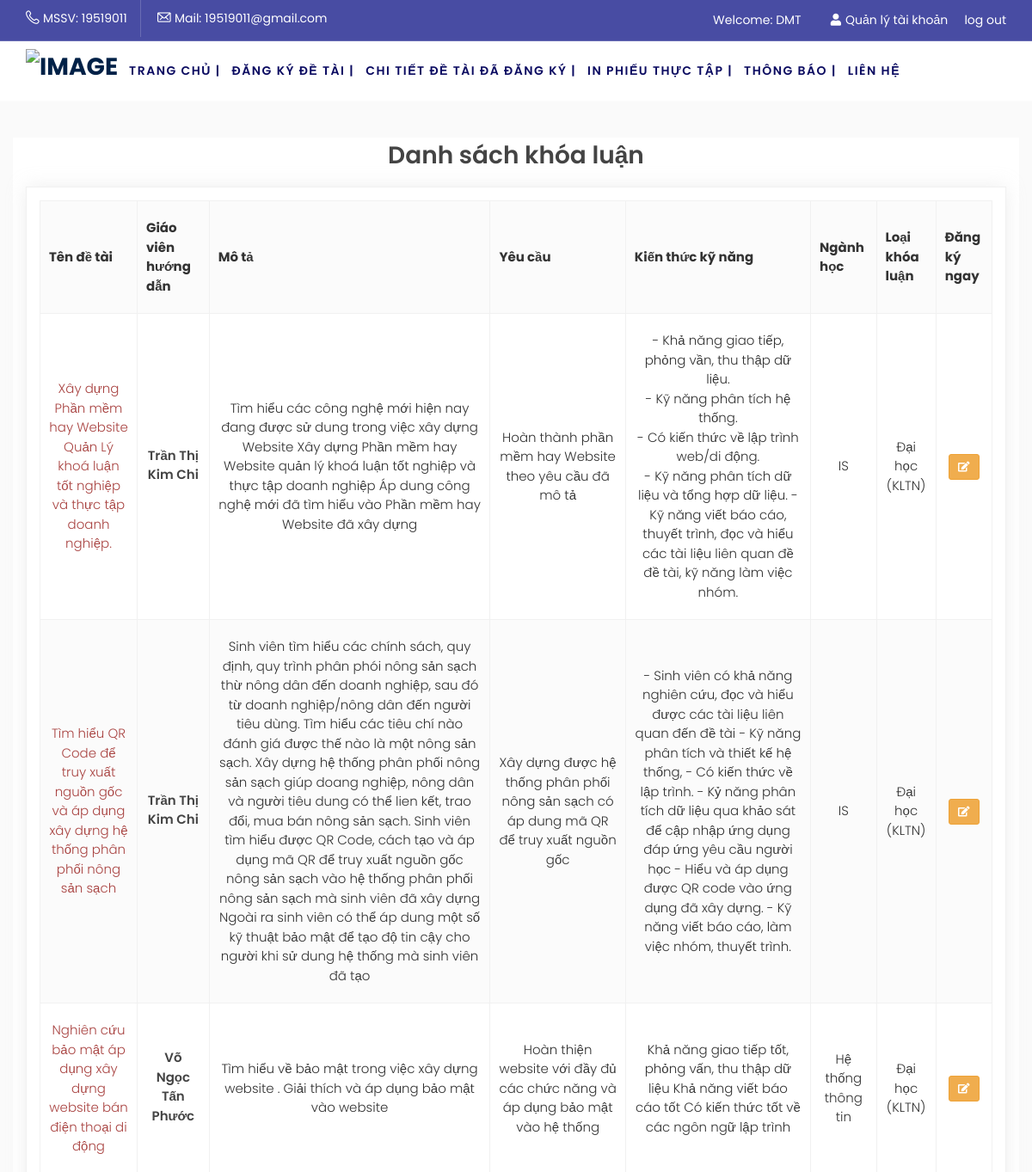
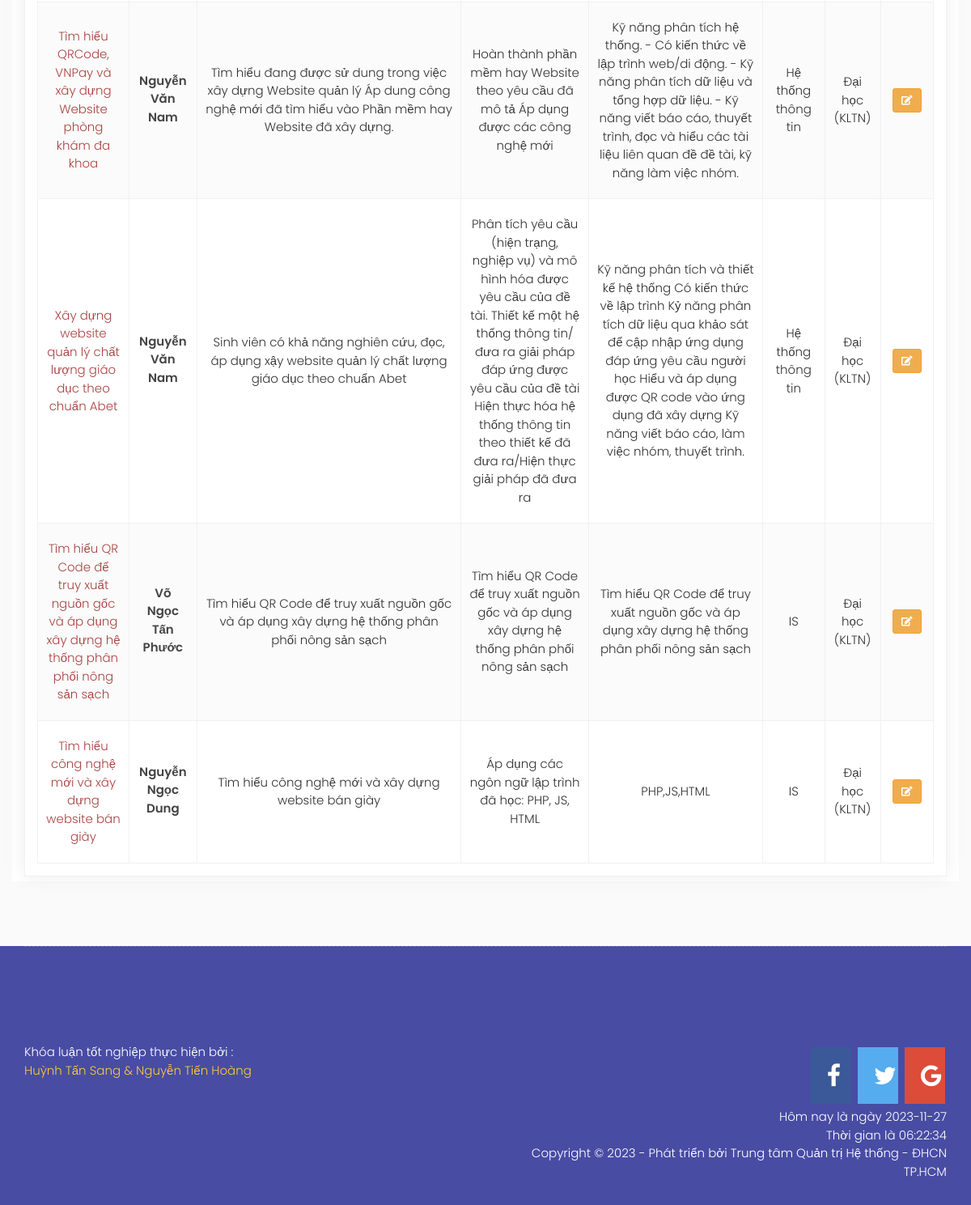
Page /index.php?option=registertopic (signed in) on the committed database (2 pictures, top to bottom).
### tables this page shows
CREATE TABLE `thesistopic` (
  `ID` int(11) NOT NULL,
  `Name` varchar(1000) DEFAULT NULL,
  `Instructors` varchar(200) DEFAULT NULL,
  `InstructorsID` int(11) DEFAULT NULL,
  `Subject` varchar(220) DEFAULT NULL,
  `SubjectID` int(11) DEFAULT NULL,
  `ThesisTopicType` varchar(220) DEFAULT NULL,
  `Description` varchar(1000) DEFAULT NULL,
  `Requirement` varchar(1000) NOT NULL,
  `SkillKnowledge` varchar(1000) NOT NULL,
  `ThesisTopicTypeID` int(11) DEFAULT NULL,
  `Status` int(11) DEFAULT NULL,
  `SupervisingTeacher` varchar(220) DEFAULT NULL,
  `SupervisingTeacherID` int(11) DEFAULT NULL
);

### system/load.php (called while the page is built, shortened)
<?php
function loadComponent($page=true)
{
	$pathView='views/';
	if($page==true)
	{
		$pathView.='pages/';
		if(isset($_REQUEST['option']))
		{
			$pathView.=$_REQUEST['option'];
			if($_REQUEST['option']=='cart')
			{
				if(isset($_REQUEST['cat']))
				{
					$pathView.='-'.$_REQUEST['cat'].'.php';
				}
				else
				{
					$pathView.='.php';
				}
			}
			else
			{
				if(isset($_REQUEST['id']))
				{
					$pathView.='-detail.php';
				}
				else
				{
					if(isset($_REQUEST['cat']))
					{
						$pathView.='-category.php';
					}
					else
					{
						$pathView.='.php';
					}
				}
			}
		}
		else
		{
			$pathView.='home.php';
		}
	}
	require_once($pathView);
}
function loadModel($name)
{
	$model = ucfirst(strtolower($name));
	$pathView ='models/'.$model.'.php';
	return new $model;
}
?>

### index.php (called while the page is built, shortened)
<?php
require_once('system/Database.php');
require_once('system/load.php');
loadComponent();
 ?>

### system/Database.php (called while the page is built, shortened)
<?php
 class Database extends config
 {
 	function __construct()
 	{
 		$this->conn = mysqli_connect($this->DB_SERVER,$this->DB_USERNAME,$this->DB_PASSWORD,$this->DB_NAME);
 		mysqli_set_charset($this->conn,"utf8");
 	}
 	function TableName($name)
 	{
 		return $this->dbprefix.$name;
 	}
 	function QueryAll($sql)
 	{
 		$result=mysqli_query($this->conn, $sql);
 		$a=array();
 		while($row=mysqli_fetch_assoc($result))
 		{
 			$a[]=$row;
 		}
 		return $a;
 	}
 }
  ?>

### models/U_thesistopic.php (called while the page is built, shortened)
<?php
class u_thesistopic extends Database
{
	function __construct()
	{
		$this->table = $this->tablename('thesistopic');
	}
	function thesistopic_list($page='index')
	{
		if($page=='index')
		{
			$sql="SELECT * FROM $this->table WHERE ID != 0 AND Status = 1 AND ThesisTopicTypeID = 1 ORDER BY ID ASC";
		}
		else
		{
			$sql="SELECT * FROM $this->table WHERE Status = 2 AND ThesisTopicTypeID = 1";
		}
		return $this->QueryAll($sql);
	}
}
?>

### views/pages/registertopic.php (the view, shortened to what this page needs)
<?php
require_once('views/header.php');
require_once ('system/load.php');
require_once ('system/Database.php');
$category = loadModel('u_thesistopic');
$list=$category->thesistopic_list();
?>
<section class="flight-destinations">
	<div class="container bg-white">
		<div class="row">
			<div class="account-info-wrapper">
				<h2 style="text-align:center;">Danh sách khóa luận</h2>
			</div>
			<div class="col-md-12 col-sm-12">
				<div class="flight-table">
					<table>
						<thead>
							<tr>
								<th>Tên đề tài</th>
								<th>Giáo viên hướng dẫn</th>
								<th>Mô tả</th>
								<th>Yêu cầu</th>
								<th>Kiến thức kỹ năng</th>
								<th>Ngành học</th>
								<th>Loại khóa luận</th>
								<th>Đăng ký ngay</th>
							</tr>
						</thead>
						<tbody>
							<?php foreach($list as $row):?>
								<?php $id=$row['ID']; ?>
								<tr>
									<td class="text-center text-danger"><?php echo $row['Name']  ?></td>
									<td class="text-center"><h6><?php echo $row['Instructors']  ?></td>
										<td class="text-center"><?php echo $row['Description']  ?></td>
										<td class="text-center"><?php echo $row['Requirement']  ?></td>
										<td class="text-center"><?php echo $row['SkillKnowledge']  ?></td>
										<td class="text-center"><?php echo $row['Subject']  ?></td>
										<td class="text-center"><?php echo substr($row['ThesisTopicType'],0,30); ?></td></td>
										<td class="text-center">
											<a class="btn btn-sm btn-warning" href="index.php?option=thesistopic&cat=update&id=<?php echo $id; ?>" > <i class="text-white fas fa-edit"></i> </a>
										</td>
									</tr>
								<?php endforeach; ?>
							</tbody>
						</table>
					</div>
				</div>
			</div>
		</div>
	</section>
	<?php require_once('views/footer.php');  ?>

### public/Client/css/flight.css (style rules this page uses)
* { margin: 0; padding: 0; border: 0; outline: 0; font-size: 100%; background: transparent; box-sizing: border-box; }
header, nav, section, article, aside, footer { display: block; }
* { margin: 0; padding: 0; }
body { margin: 0; padding: 0; font-size: 15px; background:#fff; font-family: 'Poppins', sans-serif; line-height: 1.5; color: #333; font-weight: 300; }
h1,h2,h3,h4,h5,h6 { font-weight: 600; margin-bottom: 15px; color: #444444; margin-top: 0; line-height: 1.5; font-family: 'Poppins', sans-serif; }
h2 { font-size: 28px; }
h6 { font-size: 14px; }
a { color: #002147; transition: all ease-in-out 0.3s; }
section { padding: 80px 0 0px; }
table { border-collapse: collapse; width: 100%; }
thead { background: #fbfbfb; }
td, th { border: 1px solid #f1f1f1; text-align: left; padding:15px 10px; }
tr:nth-child(even) { background-color: #fbfbfb; }
.bg-white { background: #fff!important; }
section.flight-destinations { padding-bottom: 80px; }
.flight-table, .flight-head { border: 1px solid #f1f1f1; box-shadow: 0px 0px 20px #cccccc57; margin-bottom: 30px; padding: 15px; display: inline-block; width: 100%; }
.flight-table:last-child { margin: 0; }
.flight-table td, .flight-table th { padding: 20px 10px; }
.flight-table h6 { margin-bottom: 3px; }

### public/Client/css/cssNganLuong.css (style rules this page uses)
h5, h6 { font-size: 1em; }

### rows in the picture
thesistopic: Name "Xây dựng Phần mềm hay Website Quản Lý khoá luận tốt nghiệp và thực tập doanh nghiệp.", Instructors "Trần Thị Kim Chi", Description "Tìm hiểu các công nghệ mới hiện nay đang được sử dung trong việc xây dựng Website Xây dựng Phần mềm hay Website quản lý khoá luận tốt nghiệp và thực tập doanh nghiệp Áp dung công nghệ mới đã tìm hiểu vào Phần mềm hay Website đã xây dựng", Requirement "Hoàn thành phần mềm hay Website theo yêu cầu đã mô tả", SkillKnowledge "- Khả năng giao tiếp, phỏng vần, thu thập dữ liệu. - Kỹ năng phân tích hệ thống. - Có kiến thức về lập trình web/di động. - Kỹ năng phân tích dữ liệu và tổng hợp dữ liệu. - Kỹ năng viết báo cáo, thuyết trình, đọc và hiểu các tài liệu liên quan đề đề tài, kỹ năng làm việc nhóm.", Subject "IS", ThesisTopicType "Đại học (KLTN)"
thesistopic: Name "Tìm hiểu QR Code để truy xuất nguồn gốc và áp dụng xây dựng hệ thống phân phối nông sản sạch", Instructors "Trần Thị Kim Chi", Description "Sinh viên tìm hiểu các chính sách, quy định, quy trình phân phói nông sản sạch thừ nông dân đến doanh nghiệp, sau đó từ doanh nghiệp/nông dân đến người tiêu dùng. Tìm hiểu các tiêu chí nào đánh giá được thế nào là một nông sản sạch. Xây dựng hệ thống phân phối nông sản sạch giúp doang nghiệp, nông dân và người tiêu dung có thể lien kết, trao đổi, mua bán nông sản sạch. Sinh viên tìm hiểu được QR Code, cách tạo và áp dụng mã QR để truy xuất nguồn gốc nông sản sạch vào hệ thống phân phối nông sản sạch mà sinh viên đã xây dựng Ngoài ra sinh viên có thể áp dung một số kỹ thuật bảo mật để tạo độ tin cậy cho người khi sử dung hệ thống mà sinh viên đã tạo", Requirement "Xây dựng được hệ thống phân phối nông sản sạch có áp dung mã QR để truy xuất nguồn gốc", SkillKnowledge "- Sinh viên có khả năng nghiên cứu, đọc và hiểu được các tài liệu liên quan đến đề tài - Kỹ năng phân tích và thiết kế hệ thống, - Có kiến thức về lập trình. - Kỷ năng phân tích dữ liệu qua khảo sát để cập nhập ứng dụng đáp ứng yêu cầu người học - Hiểu và áp dụng được QR code vào ứng dụng đã xây dựng. - Kỹ năng viết báo cáo, làm việc nhóm, thuyết trình.", Subject "IS", ThesisTopicType "Đại học (KLTN)"
thesistopic: Name "Nghiên cứu bảo mật áp dụng xây dựng website bán điện thoại di động", Instructors "Võ Ngọc Tấn Phước", Description "Tìm hiểu về bảo mật trong việc xây dựng website . Giải thích và áp dụng bảo mật vào website", Requirement "Hoàn thiện website với đầy đủ các chức năng và áp dụng bảo mật vào hệ thống", SkillKnowledge "Khả năng giao tiếp tốt, phỏng vấn, thu thập dữ liệu Khả năng viết báo cáo tốt Có kiến thức tốt về các ngôn ngữ lập trình", Subject "Hệ thống thông tin", ThesisTopicType "Đại học (KLTN)"
thesistopic: Name "Tìm hiểu QRCode, VNPay và xây dựng Website phòng khám đa khoa", Instructors "Nguyễn Văn Nam", Description "Tìm hiểu đang được sử dung trong việc xây dựng Website quản lý Áp dung công nghệ mới đã tìm hiểu vào Phần mềm hay Website đã xây dựng.", Requirement "Hoàn thành phần mềm hay Website theo yêu cầu đã mô tả Áp dụng được các công nghệ mới", SkillKnowledge "Kỹ năng phân tích hệ thống. - Có kiến thức về lập trình web/di động. - Kỹ năng phân tích dữ liệu và tổng hợp dữ liệu. - Kỹ năng viết báo cáo, thuyết trình, đọc và hiểu các tài liệu liên quan đề đề tài, kỹ năng làm việc nhóm.", Subject "Hệ thống thông tin", ThesisTopicType "Đại học (KLTN)"
thesistopic: Name "Xây dựng website quản lý chất lượng giáo dục theo chuẩn Abet", Instructors "Nguyễn Văn Nam", Description "Sinh viên có khả năng nghiên cứu, đọc, áp dụng xậy website quản lý chất lượng giáo dục theo chuẩn Abet", Requirement "Phân tích yêu cầu (hiện trạng, nghiệp vụ) và mô hình hóa được yêu cầu của đề tài. Thiết kế một hệ thống thông tin/đưa ra giải pháp đáp ứng được yêu cầu của đề tài Hiện thực hóa hệ thống thông tin theo thiết kế đã đưa ra/Hiện thực giải pháp đã đưa ra", SkillKnowledge "Kỹ năng phân tích và thiết kế hệ thống Có kiến thức về lập trình Kỷ năng phân tích dữ liệu qua khảo sát để cập nhập ứng dụng đáp ứng yêu cầu người học Hiểu và áp dụng được QR code vào ứng dụng đã xây dựng Kỹ năng viết báo cáo, làm việc nhóm, thuyết trình.", Subject "Hệ thống thông tin", ThesisTopicType "Đại học (KLTN)"
thesistopic: Name "Tìm hiểu QR Code để truy xuất nguồn gốc và áp dụng xây dựng hệ thống phân phối nông sản sạch", Instructors "Võ Ngọc Tấn Phước", Description "Tìm hiểu QR Code để truy xuất nguồn gốc và áp dụng xây dựng hệ thống phân phối nông sản sạch", Requirement "Tìm hiểu QR Code để truy xuất nguồn gốc và áp dụng xây dựng hệ thống phân phối nông sản sạch", SkillKnowledge "Tìm hiểu QR Code để truy xuất nguồn gốc và áp dụng xây dựng hệ thống phân phối nông sản sạch", Subject "IS", ThesisTopicType "Đại học (KLTN)"
thesistopic: Name "Tìm hiểu công nghệ mới và xây dựng website bán giày", Instructors "Nguyễn Ngọc Dung", Description "Tìm hiểu công nghệ mới và xây dựng website bán giày", Requirement "Áp dụng các ngôn ngữ lập trình đã học: PHP, JS, HTML", SkillKnowledge "PHP,JS,HTML", Subject "IS", ThesisTopicType "Đại học (KLTN)"

### other values in the picture
$_SESSION['customer_username'] "19519011"
$_SESSION['customer_email'] "19519011@gmail.com"
$_SESSION['customer_fullname'] "DMT"
